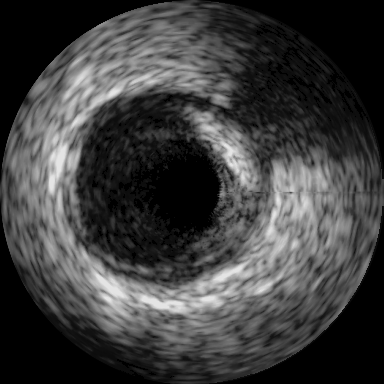
#> input picture COS3401/HomeWork/assignment_image/ivus.png, 384 x 384 px, found by its file name
$ jupyter execute assign1.ipynb
#> lines starting #> are read from the running program, lines starting #| are printed output that depends on the picture
# Import Modules

[cell 1]
import cv2
import matplotlib.pyplot as plt
import numpy as np

## Read an image

[cell 2]
img = cv2.imread(r'C:\Users\Thichanon\Desktop\University\COS3401\HomeWork\assignment_image\ivus.png', cv2.IMREAD_GRAYSCALE)
#> img is the input picture: shape (384, 384); min 0, max 228, mean 62

[cell 3]
cv2.imshow('Original image', img)
cv2.waitKey(0)
cv2.destroyAllWindows()

[cell 4]
plt.imshow(img, cmap='gray')
plt.axis('off')
plt.show()

### Negative Transform

[cell 5]
negative_img = 255 - img
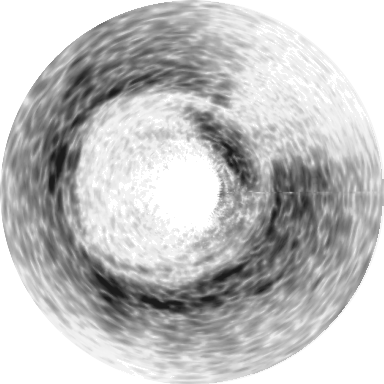
#> negative_img: shape (384, 384); min 27, max 255, mean 193
print(negative_img.shape, img.shape)
#| (384, 384) (384, 384)

[cell 6]
cv2.imshow('Image negative transform', negative_img)
cv2.waitKey(0)
cv2.destroyAllWindows()

[cell 7]
plt.imshow(negative_img, cmap='gray')
plt.axis('off')
plt.show()

[cell 8]
fig = plt.figure()
fig.add_subplot(1,2,1)
plt.imshow(img, cmap='gray')
plt.axis('off')

fig.add_subplot(1,2,2)
plt.imshow(negative_img, cmap='gray')
plt.axis('off')

plt.show()
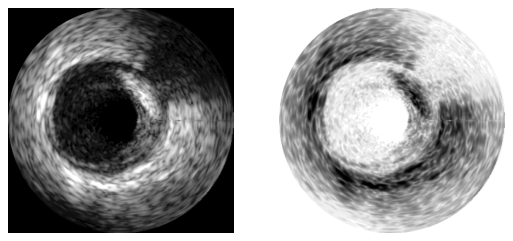
#> figure drawn by matplotlib, 2 panels

$ run again, with COS3401/HomeWork/assignment_image/dark2.png copied over COS3401/HomeWork/assignment_image/ivus.png
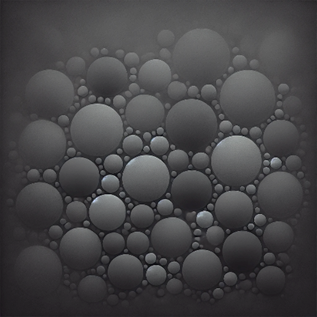
#> input picture COS3401/HomeWork/assignment_image/dark2.png, 317 x 317 px, found by its file name
#> `negative_img = 255 - img`:
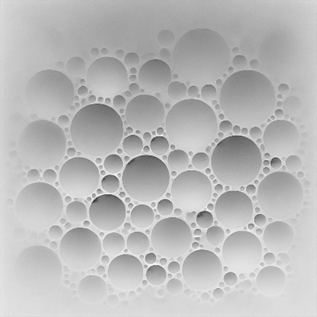
#> negative_img: shape (317, 317); min 41, max 252, mean 185.8
#| (317, 317) (317, 317)
#> `plt.show()`:
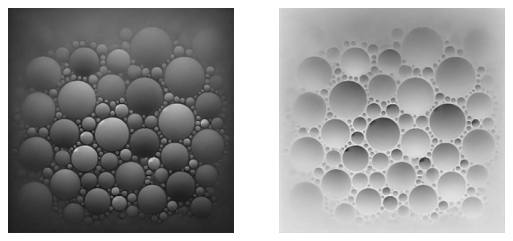
#> figure drawn by matplotlib, 2 panels
